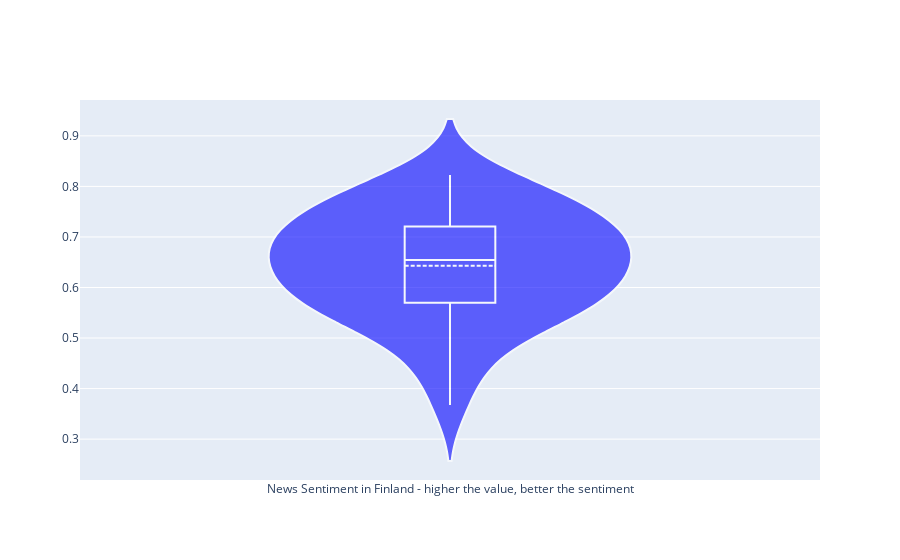

Notebook code for this chart:
### Markdown cell above
# Combined News Search with Sentiment Analysis

Combined the search and analysis to one run.

### Code cell
import os, requests, uuid, json, numpy
import plotly.graph_objects as go

# Cognitive services subscription
subscription_key = "YourKey"

# Bing News Search variables
search_term = ""
search_market = "fi-fi"
search_count = "100"
search_freshness = "Day"
search_url = "https://northeurope.api.cognitive.microsoft.com/bing/v7.0/news/search"

# Bing News Search
search_headers = {"Ocp-Apim-Subscription-Key" : subscription_key}
search_params  = {"q": search_term, "mkt": search_market, "count": search_count, "freshness": search_freshness, "textDecorations": True, "textFormat": "HTML"}
search_response = requests.get(search_url, headers=search_headers, params=search_params)
search_response.raise_for_status()
search_results = search_response.json()
print("Getting news\n")
# print(search_results)

descriptions = [article["description"] for article in search_results["value"]]
# print(descriptions)

# Sentiment Analysis variables
sentiment_url = "https://northeurope.api.cognitive.microsoft.com/text/analytics/v2.0/sentiment"
sentiment_language = "fi"
i_d = 0
sentiment_list = []

# Sentiment Analysis
print("Starting sentiment analysis\n")
for sentiment_text in descriptions:
    i_d += 1
    sentiment_headers = {
        'Ocp-Apim-Subscription-Key': subscription_key,
        'Content-type': 'application/json',
        'X-ClientTraceId': str(uuid.uuid4())
    }

    sentiment_body = {
        'documents': [
            {
                'language': sentiment_language,
                'id': i_d,
                'text': sentiment_text
            }
        ]
    }

    sentiment_response = requests.post(sentiment_url, headers=sentiment_headers, json=sentiment_body)
    sentiment_results = sentiment_response.json()
    # print(sentiment_results)
    
    for scr in sentiment_results["documents"]:
        sentiment_score = scr["score"]
        sentiment_list.append(sentiment_score)
        print("Got yet another sentiment score: " + str(sentiment_score))

print("\nSentiment score list:")
print(sentiment_list)
sentiment_avg = numpy.mean(sentiment_list)
print("\nSentiment mean:")
print(sentiment_avg)

fig = go.Figure(data=go.Violin(y=sentiment_list, box_visible=True, line_color='white',
                               meanline_visible=True, fillcolor='blue', opacity=0.6,
                               x0='News Sentiment in Finland - higher the value, better the sentiment'))
fig.update_layout(yaxis_zeroline=False)
fig.show()

### Figure 1 — Plotly figure (JSON) as saved in the notebook; plotly's stock layout.template omitted (floating-point values rounded to 4 significant figures)
{"data": [{"box": {"visible": true}, "fillcolor": "blue", "line": {"color": "white"}, "meanline": {"visible": true}, "opacity": 0.6, "type": "violin", "x0": "News Sentiment in Finland - higher the value, better the sentiment", "y": [0.7028, 0.7975, 0.6336, 0.6478, 0.615, 0.6339, 0.7736, 0.7941, 0.7632, 0.6699, 0.5979, 0.5371, 0.7482, 0.5602, 0.3675, 0.7778, 0.73, 0.8226, 0.5345, 0.6734, 0.5984, 0.5282, 0.4601, 0.7347, 0.711, 0.7091, 0.6664, 0.4431, 0.5925, 0.6129, 0.5316, 0.5791, 0.6836, 0.6607, 0.5567, 0.709]}], "layout": {"yaxis": {"zeroline": false}}}
